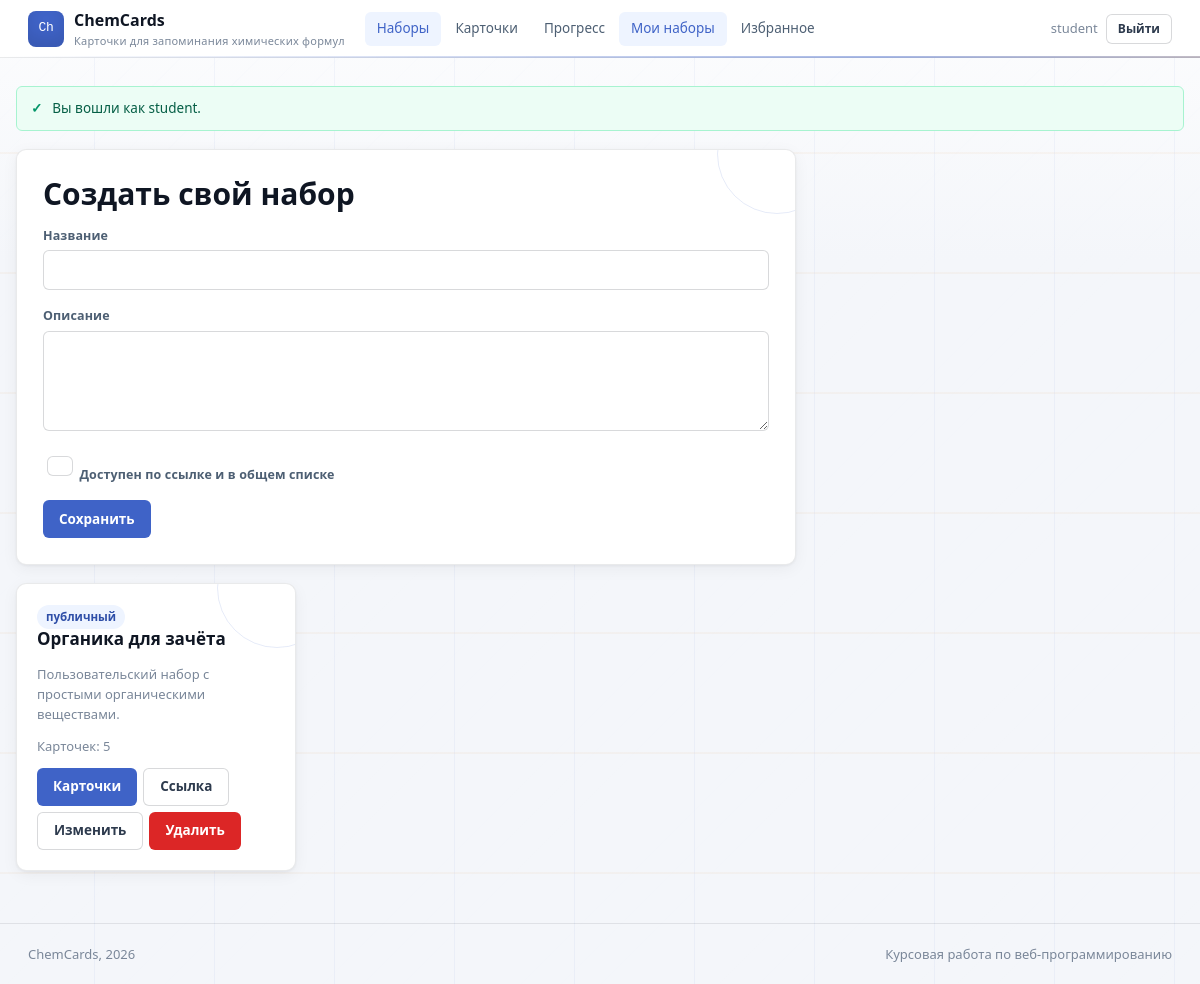
Screenshot of /my_sets.php (signed in) with the database file from the repository.
### tables this page shows
CREATE TABLE users (
  id INT UNSIGNED AUTO_INCREMENT PRIMARY KEY,
  username VARCHAR(50) NOT NULL UNIQUE,
  email VARCHAR(120) NOT NULL UNIQUE,
  password_hash VARCHAR(255) NOT NULL,
  role ENUM('user', 'admin') NOT NULL DEFAULT 'user',
  rating_points INT NOT NULL DEFAULT 1000,
  created_at TIMESTAMP NOT NULL DEFAULT CURRENT_TIMESTAMP
);

CREATE TABLE flashcard_sets (
  id INT UNSIGNED AUTO_INCREMENT PRIMARY KEY,
  user_id INT UNSIGNED NULL,
  name VARCHAR(120) NOT NULL,
  description TEXT NULL,
  is_public TINYINT(1) NOT NULL DEFAULT 0,
  created_at TIMESTAMP NOT NULL DEFAULT CURRENT_TIMESTAMP,
  updated_at TIMESTAMP NULL DEFAULT NULL ON UPDATE CURRENT_TIMESTAMP,
  CONSTRAINT fk_sets_user
    FOREIGN KEY (user_id) REFERENCES users(id)
    ON DELETE CASCADE
);

### includes/functions.php (called while the page is built, shortened)
<?php
require_once __DIR__ . '/db.php';
function h($value): string
{
    return htmlspecialchars((string) $value, ENT_QUOTES, 'UTF-8');
}
function app_url(string $path = ''): string
{
    return BASE_URL . '/' . ltrim($path, '/');
}
function consume_flash(): array
{
    $items = $_SESSION['flash'] ?? [];
    return $items;
}
function current_user(): ?array
{
    static $loaded = false;
    static $user = null;
    if ($loaded) {
        return $user;
    }
    $loaded = true;
    $stmt = get_pdo()->prepare('SELECT id, username, email, role, rating_points, created_at FROM users WHERE id = ?');
    $stmt->execute([$_SESSION['user_id']]);
    $user = $stmt->fetch() ?: null;
    return $user;
}
function is_logged_in(): bool
{
    return current_user() !== null;
}
function is_admin(): bool
{
    $user = current_user();
    return $user && $user['role'] === 'admin';
}
function require_login(): void
{
    if (!is_logged_in()) {
        flash('warning', 'Войдите в аккаунт, чтобы открыть этот раздел.');
        redirect('login.php');
    }
}

### includes/db.php (called while the page is built, shortened)
<?php
function get_pdo(): PDO
{
    static $pdo = null;
    if ($pdo instanceof PDO) {
        return $pdo;
    }
    $dsn = 'mysql:host=' . DB_HOST . ';dbname=' . DB_NAME . ';charset=utf8mb4';
    $pdo = new PDO($dsn, DB_USER, DB_PASS, [
        PDO::ATTR_ERRMODE => PDO::ERRMODE_EXCEPTION,
        PDO::ATTR_DEFAULT_FETCH_MODE => PDO::FETCH_ASSOC,
        PDO::ATTR_EMULATE_PREPARES => false,
    ]);
    return $pdo;
}

### my_sets.php (the view, shortened to what this page needs)
<?php
require_once __DIR__ . '/includes/functions.php';
require_login();
$user = current_user();
$pdo = get_pdo();
$edit = null;
$stmt = $pdo->prepare(
    'SELECT s.*, COUNT(f.id) AS cards_count
     FROM flashcard_sets s
     LEFT JOIN flashcards f ON f.set_id = s.id
     WHERE s.user_id = ?
     GROUP BY s.id
     ORDER BY s.created_at DESC'
);
$stmt->execute([$user['id']]);
$sets = $stmt->fetchAll();
include __DIR__ . '/includes/header.php';
?>
<section class="form-panel">
    <h1><?= $edit ? 'Редактировать набор' : 'Создать свой набор' ?></h1>
    <form method="post">
        <div class="field">
            <label for="name">Название</label>
            <input id="name" name="name" value="<?= h($edit['name'] ?? '') ?>" required>
        </div>
        <div class="field">
            <label for="description">Описание</label>
            <textarea id="description" name="description"><?= h($edit['description'] ?? '') ?></textarea>
        </div>
        <label><input type="checkbox" name="is_public" value="1" <?= ($edit['is_public'] ?? 0) ? 'checked' : '' ?> style="width:auto;min-height:auto;"> Доступен по ссылке и в общем списке</label>
        <div class="actions" style="margin-top: 16px;">
            <button type="submit">Сохранить</button>
        </div>
    </form>
</section>
<section class="grid" style="margin-top: 18px;">
    <?php foreach ($sets as $set): ?>
        <article class="card">
            <span class="badge"><?= $set['is_public'] ? 'публичный' : 'личный' ?></span>
            <h3><?= h($set['name']) ?></h3>
            <p class="meta"><?= h($set['description']) ?></p>
            <p class="meta">Карточек: <?= h((string) $set['cards_count']) ?></p>
            <div class="inline-actions">
                <a class="button" href="<?= h(app_url('my_cards.php?set_id=' . $set['id'])) ?>">Карточки</a>
                <a class="button ghost" href="<?= h(app_url('set.php?id=' . $set['id'])) ?>">Ссылка</a>
                <a class="button ghost" href="<?= h(app_url('my_sets.php?edit=' . $set['id'])) ?>">Изменить</a>
                <form method="post" onsubmit="return confirm('Удалить набор?');">
                    <button class="danger" type="submit">Удалить</button>
                </form>
            </div>
        </article>
    <?php endforeach; ?>
</section>
<?php include __DIR__ . '/includes/footer.php'; ?>

### includes/header.php (shortened to what this page needs)
<?php
$user = current_user();
$scriptName = str_replace('\\', '/', $_SERVER['SCRIPT_NAME'] ?? '');
$activePath  = trim($scriptName, '/');
?>
<!doctype html>
<html lang="ru">
<head>
    <link rel="stylesheet" href="<?= h(app_url('css/style.css')) ?>">
</head>
<body>
<header class="topbar">
    <a class="brand" href="<?= h(app_url('index.php')) ?>">
        <span class="brand-mark">Ch</span>
        <span>
            <strong><?= h(APP_NAME) ?></strong>
            <small><?= h(APP_SUBTITLE) ?></small>
        </span>
    </a>
    <nav class="nav" aria-label="Основная навигация">
        <?php
        $navLinks = [
            'sets.php'      => 'Наборы',
            'cards.php'     => 'Карточки',
            'stats.php'     => 'Прогресс',
        ];
        if ($user) {
            $navLinks['my_sets.php']   = 'Мои наборы';
            $navLinks['favorites.php'] = 'Избранное';
        }
        foreach ($navLinks as $href => $label):
            $isActive = substr($activePath, -strlen($href)) === $href;
        ?>
            <a href="<?= h(app_url($href)) ?>"
               <?= $isActive ? 'aria-current="page"' : '' ?>>
                <?= h($label) ?>
            </a>
        <?php endforeach; ?>
    </nav>
    <div class="account">
        <?php if ($user): ?>
            <span><?= h($user['username']) ?></span>
            <a class="button ghost sm" href="<?= h(app_url('logout.php')) ?>">Выйти</a>
        <?php else: ?>
            <a class="button ghost sm" href="<?= h(app_url('login.php')) ?>">Войти</a>
            <a class="button sm" href="<?= h(app_url('register.php')) ?>">Регистрация</a>
        <?php endif; ?>
    </div>
</header>
<main class="container">
    <?php foreach (consume_flash() as $item): ?>
        <div class="alert <?= h($item['type']) ?>"><?= h($item['message']) ?></div>
    <?php endforeach; ?>

### rows the page displays
users: username "student"
flashcard_sets: is_public "публичный", name "Органика для зачёта", description "Пользовательский набор с простыми органическими веществами.", cards_count "5"

### other values shown
APP_NAME "ChemCards"
APP_SUBTITLE "Карточки для запоминания химических формул"
$label "Наборы"
$label "Карточки"
$label "Прогресс"
$label "Мои наборы"
$label "Избранное"
$item['message'] "Вы вошли как student."
